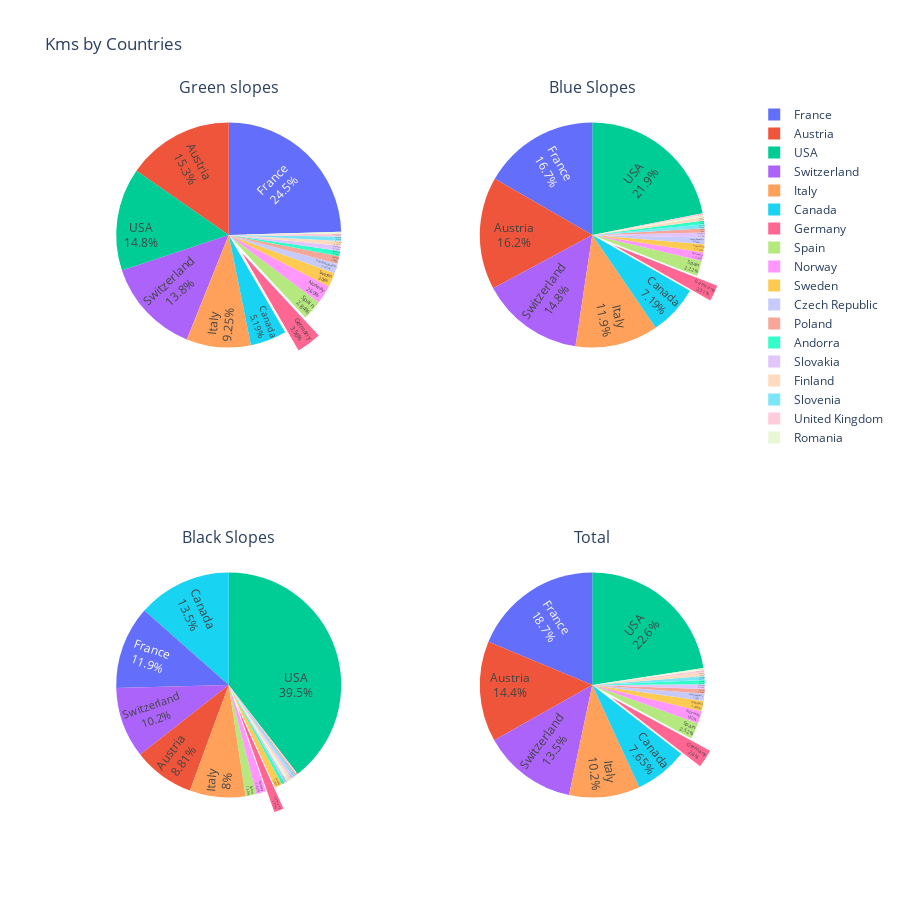

Notebook code cell kept with this figure:
### Code cell
import plotly.express as px

fig = make_subplots(rows=2, cols=2, specs=[[{'type':'pie'}, {'type':'pie'}],[{'type':'pie'},{'type':'pie'}]],subplot_titles=['Green slopes', 'Blue Slopes','Black Slopes','Total'])

fig.add_trace(go.Pie(labels = Kms.index, values=Kms.Easy.values, ),1,1)
fig.update_traces(textposition='inside', textinfo='percent+label',insidetextorientation='radial',pull=[0, 0, 0, 0,0,0,0.2,0,0,0,0,0,0])

fig.add_trace(go.Pie(labels = Kms.index, values=Kms['Intermediate '].values),1,2)
fig.update_traces(textposition='inside', textinfo='percent+label',insidetextorientation='radial',pull=[0, 0, 0, 0,0,0,0.2,0,0,0,0,0,0])

fig.add_trace(go.Pie(labels = Kms.index, values=Kms['Difficult'].values),2,1)
fig.update_traces(textposition='inside', textinfo='percent+label',insidetextorientation='radial',pull=[0, 0, 0, 0,0,0,0.2,0,0,0,0,0,0])

fig.add_trace(go.Pie(labels = Kms.index, values=Kms['Total'].values),2,2)
fig.update_traces(textposition='inside', textinfo='percent+label',insidetextorientation='radial',pull=[0, 0, 0, 0,0,0,0.2,0,0,0,0,0,0])

fig.update_layout(title_text='Kms by Countries', width=900,height=900)

fig.show()

### Figure 1 — Plotly figure (JSON) as saved in the notebook; plotly's stock layout.template omitted (floating-point values rounded to 4 significant figures)
{"data": [{"domain": {"x": [0, 0.45], "y": [0.625, 1]}, "insidetextorientation": "radial", "labels": ["Andorra", "Austria", "Canada", "Czech Republic", "Finland", "France", "Germany", "Italy", "Norway", "Poland", "Romania", "Slovakia", "Slovenia", "Spain", "Sweden", "Switzerland", "USA", "United Kingdom"], "pull": [0, 0, 0, 0, 0, 0, 0.2, 0, 0, 0, 0, 0, 0], "textinfo": "percent+label", "textposition": "inside", "type": "pie", "values": [144, 2827.0, 958.8, 260.6, 123.1, 4530.0, 656.9, 1707.0, 497, 195.8, 44.3, 135.2, 116.4, 523.8, 376.7, 2551, 2730.0, 82.3]}, {"domain": {"x": [0.55, 1], "y": [0.625, 1]}, "insidetextorientation": "radial", "labels": ["Andorra", "Austria", "Canada", "Czech Republic", "Finland", "France", "Germany", "Italy", "Norway", "Poland", "Romania", "Slovakia", "Slovenia", "Spain", "Sweden", "Switzerland", "USA", "United Kingdom"], "pull": [0, 0, 0, 0, 0, 0, 0.2, 0, 0, 0, 0, 0, 0], "textinfo": "percent+label", "textposition": "inside", "type": "pie", "values": [115, 3439.0, 1531.0, 205.3, 105.5, 3552.0, 490.9, 2541.0, 262.8, 123.5, 60, 153, 122.6, 473.5, 251.1, 3146.0, 4666.0, 52]}, {"domain": {"x": [0, 0.45], "y": [0, 0.375]}, "insidetextorientation": "radial", "labels": ["Andorra", "Austria", "Canada", "Czech Republic", "Finland", "France", "Germany", "Italy", "Norway", "Poland", "Romania", "Slovakia", "Slovenia", "Spain", "Sweden", "Switzerland", "USA", "United Kingdom"], "pull": [0, 0, 0, 0, 0, 0, 0.2, 0, 0, 0, 0, 0, 0], "textinfo": "percent+label", "textposition": "inside", "type": "pie", "values": [44, 827.7, 1268.0, 35.3, 33.6, 1119.0, 130.9, 751.7, 133.8, 19.4, 35, 32.8, 32.6, 144.9, 99.8, 956.1, 3711.0, 18.9]}, {"domain": {"x": [0.55, 1], "y": [0, 0.375]}, "insidetextorientation": "radial", "labels": ["Andorra", "Austria", "Canada", "Czech Republic", "Finland", "France", "Germany", "Italy", "Norway", "Poland", "Romania", "Slovakia", "Slovenia", "Spain", "Sweden", "Switzerland", "USA", "United Kingdom"], "pull": [0, 0, 0, 0, 0, 0, 0.2, 0, 0, 0, 0, 0, 0], "textinfo": "percent+label", "textposition": "inside", "type": "pie", "values": [303, 7094.0, 3758.0, 501.2, 262.2, 9201.0, 1279.0, 5000.0, 893.6, 338.7, 139.3, 321, 271.6, 1142.0, 727.6, 6653.0, 11110.0, 153.2]}], "layout": {"annotations": [{"font": {"size": 16}, "showarrow": false, "text": "Green slopes", "x": 0.225, "xanchor": "center", "xref": "paper", "y": 1, "yanchor": "bottom", "yref": "paper"}, {"font": {"size": 16}, "showarrow": false, "text": "Blue Slopes", "x": 0.775, "xanchor": "center", "xref": "paper", "y": 1, "yanchor": "bottom", "yref": "paper"}, {"font": {"size": 16}, "showarrow": false, "text": "Black Slopes", "x": 0.225, "xanchor": "center", "xref": "paper", "y": 0.375, "yanchor": "bottom", "yref": "paper"}, {"font": {"size": 16}, "showarrow": false, "text": "Total", "x": 0.775, "xanchor": "center", "xref": "paper", "y": 0.375, "yanchor": "bottom", "yref": "paper"}], "height": 900, "title": {"text": "Kms by Countries"}, "width": 900}}
